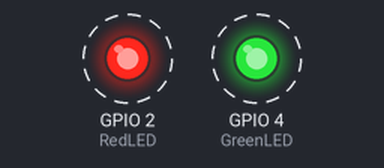
Simulated run of this sketch. Board: ESP32. Parts: output pins drawn as LEDs (lit = HIGH). Dashed ring = blinking.

Above: at 0.2 s.
Timing chart, 0 to 3.2 s (numbered marks = the images above):
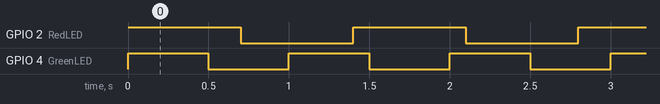

The sketch:

test.ino
```cpp
TaskHandle_t Task1;
TaskHandle_t Task2;
const int RedLED = 2;
const int GreenLED = 4;
void setup() {
Serial.begin(115200);
  pinMode(RedLED, OUTPUT);
  pinMode(GreenLED, OUTPUT);
  xTaskCreatePinnedToCore(
                    Task1code,
                    "Task1",
                    10000,
                    NULL,
                    1,
                    &Task1,
                    0);
xTaskCreatePinnedToCore(
                    Task2code,
                    "Task2",
                    10000,
                    NULL,
                    1,
                    &Task2,
                    1);
}
void Task1code( void * pvParameters ){
  while(1)
  {
    digitalWrite(RedLED, HIGH);
    delay(700);
    digitalWrite(RedLED, LOW);
    delay(700);
  }
}
void Task2code( void * pvParameters ){
   while(1)
  {
    digitalWrite(GreenLED, HIGH);
    delay(500);
    digitalWrite(GreenLED, LOW);
    delay(500);
  }
}
void loop(){

}
```

Measured:
- by itself, GPIO 2 (RedLED): alternates HIGH for 0.70 s and LOW for 0.70 s
- by itself, GPIO 4 (GreenLED): alternates HIGH for 0.50 s and LOW for 0.50 s
- by itself, everything shown: repeats every 7.0 s, in 24 steps
